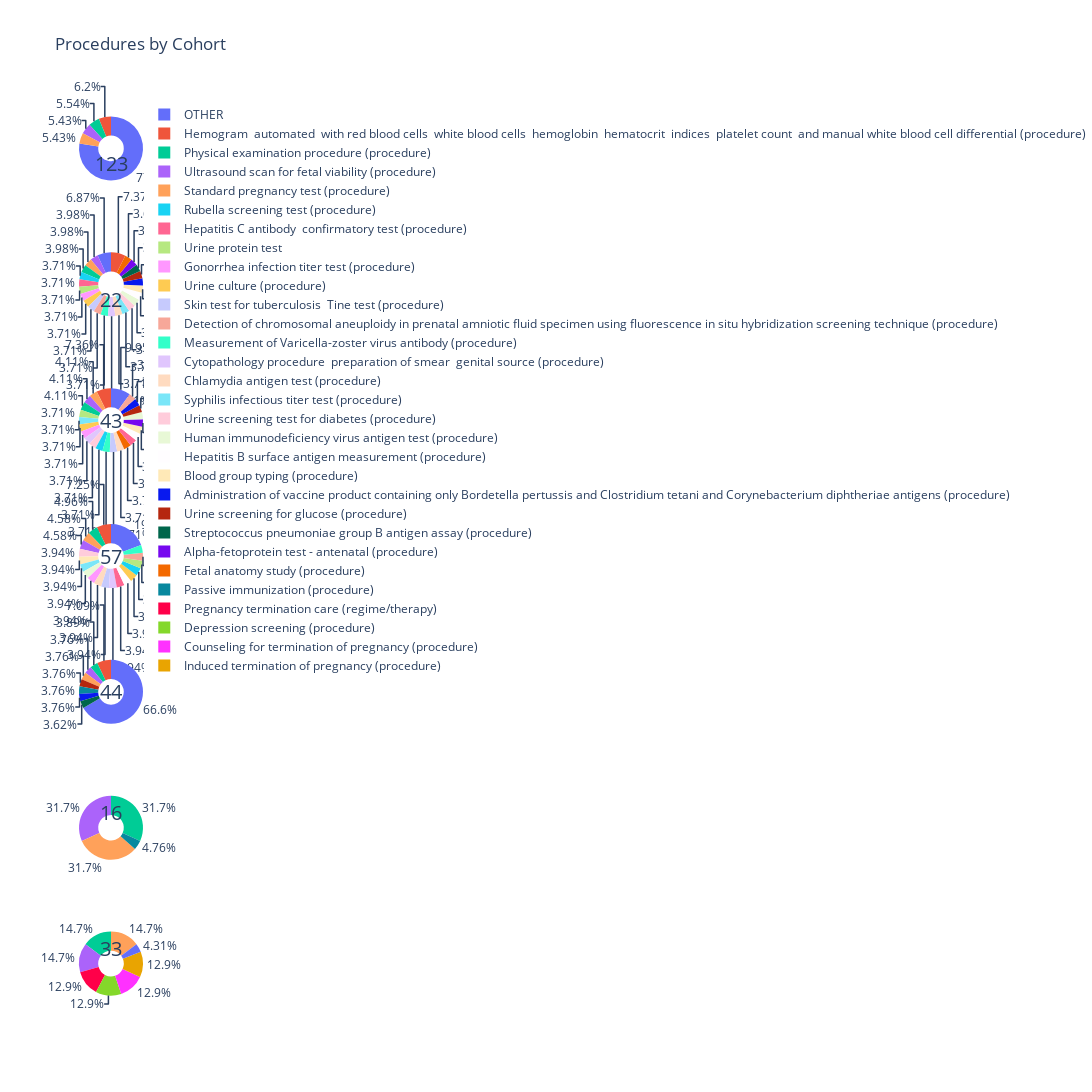

Notebook cell for this chart:
### Code cell
import plotly.graph_objects as go
from plotly.subplots import make_subplots

cohorts = proc_cohort_agg_df.COHORT.unique()
labels = proc_cohort_agg_df.DESCRIPTION.unique()

# Create subplots: use 'domain' type for Pie subplot

fig = make_subplots(rows=len(cohorts), cols=1, specs=[[{'type':'domain'}] for i in range(7)])
i = 0
annotations = []
for cohort in cohorts:
    i+=1
    df = proc_cohort_agg_df[proc_cohort_agg_df.COHORT == cohort]
    fig.add_trace(go.Pie(labels=df.DESCRIPTION, values=df.CNT, name=cohort), i, 1)
    annotations.append(dict(text=cohort, x=0.5, y=sum(fig.get_subplot(i, 1).y) / 2,
                      font_size=20, showarrow=False, xanchor="center"))
    


# Use `hole` to create a donut-like pie chart
fig.update_traces(hole=.4, hoverinfo="label+percent+name")

fig.update_layout(
    title_text="Procedures by Cohort", height=2000, width=2000, annotations=annotations)
fig.show()

### Figure 1 — Plotly figure (JSON) as saved in the notebook; plotly's stock layout.template omitted (floating-point values rounded to 4 significant figures)
{"data": [{"domain": {"x": [0, 1], "y": [0.8939, 1]}, "hole": 0.4, "hoverinfo": "label+percent+name", "labels": ["Hemogram  automated  with red blood cells  white blood cells  hemoglobin  hematocrit  indices  platelet count  and manual white blood cell differential (procedure)", "Physical examination procedure (procedure)", "Ultrasound scan for fetal viability (procedure)", "Standard pregnancy test (procedure)", "OTHER", "OTHER", "OTHER", "OTHER", "OTHER", "OTHER", "OTHER", "OTHER", "OTHER", "OTHER", "OTHER", "OTHER", "OTHER", "OTHER", "OTHER", "OTHER", "OTHER", "OTHER", "OTHER", "OTHER", "OTHER", "OTHER", "OTHER", "OTHER", "OTHER", "OTHER", "OTHER", "OTHER", "OTHER", "OTHER", "OTHER", "OTHER", "OTHER", "OTHER"], "name": "123", "type": "pie", "values": [219, 196, 192, 192, 113, 113, 113, 113, 113, 113, 113, 113, 113, 113, 113, 113, 113, 113, 113, 106, 106, 106, 106, 100, 88, 66, 66, 65, 65, 35, 33, 26, 21, 17, 13, 11, 6, 5]}, {"domain": {"x": [0, 1], "y": [0.7449, 0.851]}, "hole": 0.4, "hoverinfo": "label+percent+name", "labels": ["Hemogram  automated  with red blood cells  white blood cells  hemoglobin  hematocrit  indices  platelet count  and manual white blood cell differential (procedure)", "Ultrasound scan for fetal viability (procedure)", "Standard pregnancy test (procedure)", "Physical examination procedure (procedure)", "Rubella screening test (procedure)", "Hepatitis C antibody  confirmatory test (procedure)", "Urine protein test", "Gonorrhea infection titer test (procedure)", "Urine culture (procedure)", "Skin test for tuberculosis  Tine test (procedure)", "Detection of chromosomal aneuploidy in prenatal amniotic fluid specimen using fluorescence in situ hybridization screening technique (procedure)", "Measurement of Varicella-zoster virus antibody (procedure)", "Cytopathology procedure  preparation of smear  genital source (procedure)", "Chlamydia antigen test (procedure)", "Syphilis infectious titer test (procedure)", "Urine screening test for diabetes (procedure)", "Human immunodeficiency virus antigen test (procedure)", "Hepatitis B surface antigen measurement (procedure)", "Blood group typing (procedure)", "Administration of vaccine product containing only Bordetella pertussis and Clostridium tetani and Corynebacterium diphtheriae antigens (procedure)", "Urine screening for glucose (procedure)", "Streptococcus pneumoniae group B antigen assay (procedure)", "Alpha-fetoprotein test - antenatal (procedure)", "Fetal anatomy study (procedure)", "OTHER", "OTHER", "OTHER", "OTHER", "OTHER", "OTHER", "OTHER", "OTHER"], "name": "22", "type": "pie", "values": [191, 103, 103, 103, 96, 96, 96, 96, 96, 96, 96, 96, 96, 96, 96, 96, 96, 96, 96, 95, 95, 94, 94, 94, 81, 43, 22, 13, 9, 5, 4, 1]}, {"domain": {"x": [0, 1], "y": [0.5959, 0.702]}, "hole": 0.4, "hoverinfo": "label+percent+name", "labels": ["Hemogram  automated  with red blood cells  white blood cells  hemoglobin  hematocrit  indices  platelet count  and manual white blood cell differential (procedure)", "Standard pregnancy test (procedure)", "Ultrasound scan for fetal viability (procedure)", "Physical examination procedure (procedure)", "Urine protein test", "Syphilis infectious titer test (procedure)", "Urine culture (procedure)", "Gonorrhea infection titer test (procedure)", "Cytopathology procedure  preparation of smear  genital source (procedure)", "Urine screening test for diabetes (procedure)", "Rubella screening test (procedure)", "Measurement of Varicella-zoster virus antibody (procedure)", "Skin test for tuberculosis  Tine test (procedure)", "Chlamydia antigen test (procedure)", "Fetal anatomy study (procedure)", "Hepatitis C antibody  confirmatory test (procedure)", "Hepatitis B surface antigen measurement (procedure)", "Blood group typing (procedure)", "Alpha-fetoprotein test - antenatal (procedure)", "Human immunodeficiency virus antigen test (procedure)", "Urine screening for glucose (procedure)", "Administration of vaccine product containing only Bordetella pertussis and Clostridium tetani and Corynebacterium diphtheriae antigens (procedure)", "Detection of chromosomal aneuploidy in prenatal amniotic fluid specimen using fluorescence in situ hybridization screening technique (procedure)", "OTHER", "OTHER", "OTHER", "OTHER", "OTHER", "OTHER", "OTHER", "OTHER"], "name": "43", "type": "pie", "values": [111, 62, 62, 62, 56, 56, 56, 56, 56, 56, 56, 56, 56, 56, 56, 56, 56, 56, 56, 56, 55, 55, 55, 50, 44, 25, 13, 9, 5, 2, 2]}, {"domain": {"x": [0, 1], "y": [0.4469, 0.5531]}, "hole": 0.4, "hoverinfo": "label+percent+name", "labels": ["Hemogram  automated  with red blood cells  white blood cells  hemoglobin  hematocrit  indices  platelet count  and manual white blood cell differential (procedure)", "Physical examination procedure (procedure)", "Standard pregnancy test (procedure)", "Ultrasound scan for fetal viability (procedure)", "Urine screening test for diabetes (procedure)", "Blood group typing (procedure)", "Syphilis infectious titer test (procedure)", "Human immunodeficiency virus antigen test (procedure)", "Gonorrhea infection titer test (procedure)", "Chlamydia antigen test (procedure)", "Skin test for tuberculosis  Tine test (procedure)", "Cytopathology procedure  preparation of smear  genital source (procedure)", "Hepatitis C antibody  confirmatory test (procedure)", "Hepatitis B surface antigen measurement (procedure)", "Urine culture (procedure)", "Rubella screening test (procedure)", "Urine protein test", "Detection of chromosomal aneuploidy in prenatal amniotic fluid specimen using fluorescence in situ hybridization screening technique (procedure)", "Measurement of Varicella-zoster virus antibody (procedure)", "OTHER", "OTHER", "OTHER", "OTHER", "OTHER", "OTHER", "OTHER", "OTHER", "OTHER", "OTHER", "OTHER"], "name": "57", "type": "pie", "values": [57, 39, 36, 36, 31, 31, 31, 31, 31, 31, 31, 31, 31, 31, 31, 31, 31, 31, 31, 27, 27, 26, 26, 17, 16, 7, 2, 2, 2, 1]}, {"domain": {"x": [0, 1], "y": [0.298, 0.4041]}, "hole": 0.4, "hoverinfo": "label+percent+name", "labels": ["Hemogram  automated  with red blood cells  white blood cells  hemoglobin  hematocrit  indices  platelet count  and manual white blood cell differential (procedure)", "Physical examination procedure (procedure)", "Ultrasound scan for fetal viability (procedure)", "Standard pregnancy test (procedure)", "Urine screening for glucose (procedure)", "Passive immunization (procedure)", "Administration of vaccine product containing only Bordetella pertussis and Clostridium tetani and Corynebacterium diphtheriae antigens (procedure)", "Streptococcus pneumoniae group B antigen assay (procedure)", "OTHER", "OTHER", "OTHER", "OTHER", "OTHER", "OTHER", "OTHER", "OTHER", "OTHER", "OTHER", "OTHER", "OTHER", "OTHER", "OTHER", "OTHER", "OTHER", "OTHER", "OTHER", "OTHER", "OTHER", "OTHER", "OTHER", "OTHER", "OTHER", "OTHER", "OTHER"], "name": "44", "type": "pie", "values": [51, 28, 27, 27, 27, 27, 27, 26, 24, 24, 24, 24, 24, 24, 24, 24, 24, 24, 24, 24, 24, 24, 24, 24, 23, 23, 20, 6, 6, 5, 5, 4, 2, 1]}, {"domain": {"x": [0, 1], "y": [0.149, 0.2551]}, "hole": 0.4, "hoverinfo": "label+percent+name", "labels": ["Physical examination procedure (procedure)", "Ultrasound scan for fetal viability (procedure)", "Standard pregnancy test (procedure)", "Passive immunization (procedure)"], "name": "16", "type": "pie", "values": [20, 20, 20, 3]}, {"domain": {"x": [0, 1], "y": [0, 0.1061]}, "hole": 0.4, "hoverinfo": "label+percent+name", "labels": ["Standard pregnancy test (procedure)", "Physical examination procedure (procedure)", "Ultrasound scan for fetal viability (procedure)", "Pregnancy termination care (regime/therapy)", "Depression screening (procedure)", "Counseling for termination of pregnancy (procedure)", "Induced termination of pregnancy (procedure)", "OTHER", "OTHER", "OTHER", "OTHER"], "name": "33", "type": "pie", "values": [17, 17, 17, 15, 15, 15, 15, 2, 1, 1, 1]}], "layout": {"annotations": [{"font": {"size": 20}, "showarrow": false, "text": "123", "x": 0.5, "xanchor": "center", "y": 0.9469}, {"font": {"size": 20}, "showarrow": false, "text": "22", "x": 0.5, "xanchor": "center", "y": 0.798}, {"font": {"size": 20}, "showarrow": false, "text": "43", "x": 0.5, "xanchor": "center", "y": 0.649}, {"font": {"size": 20}, "showarrow": false, "text": "57", "x": 0.5, "xanchor": "center", "y": 0.5}, {"font": {"size": 20}, "showarrow": false, "text": "44", "x": 0.5, "xanchor": "center", "y": 0.351}, {"font": {"size": 20}, "showarrow": false, "text": "16", "x": 0.5, "xanchor": "center", "y": 0.202}, {"font": {"size": 20}, "showarrow": false, "text": "33", "x": 0.5, "xanchor": "center", "y": 0.05306}], "height": 2000, "title": {"text": "Procedures by Cohort"}, "width": 2000}}
